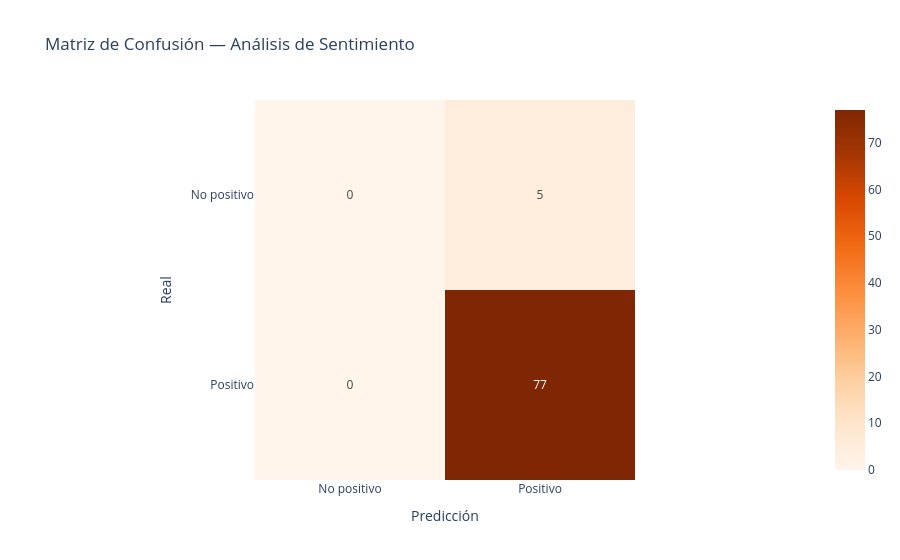

Notebook cell for this chart:
### Markdown cell above
### 9.3 Evaluación del Modelo

### Code cell
# === Métricas ===
print("Classification Report:")
print(classification_report(y_test, y_pred, target_names=['No positivo', 'Positivo']))

# Matriz de confusión
cm = confusion_matrix(y_test, y_pred)
fig = px.imshow(cm, text_auto=True, 
                x=['No positivo', 'Positivo'], y=['No positivo', 'Positivo'],
                color_continuous_scale='Oranges',
                title='Matriz de Confusión — Análisis de Sentimiento')
fig.update_layout(xaxis_title='Predicción', yaxis_title='Real')
fig.show()

### Figure 1 — Plotly figure (JSON) as saved in the notebook; plotly's stock layout.template omitted (floating-point values rounded to 4 significant figures)
{"data": [{"coloraxis": "coloraxis", "hovertemplate": "x: %{x}<br>y: %{y}<br>color: %{z}<extra></extra>", "name": "0", "texttemplate": "%{z}", "type": "heatmap", "x": ["No positivo", "Positivo"], "xaxis": "x", "y": ["No positivo", "Positivo"], "yaxis": "y", "z": [[0, 5], [0, 77]]}], "layout": {"coloraxis": {"colorscale": [[0, "rgb(255,245,235)"], [0.125, "rgb(254,230,206)"], [0.25, "rgb(253,208,162)"], [0.375, "rgb(253,174,107)"], [0.5, "rgb(253,141,60)"], [0.625, "rgb(241,105,19)"], [0.75, "rgb(217,72,1)"], [0.875, "rgb(166,54,3)"], [1, "rgb(127,39,4)"]]}, "title": {"text": "Matriz de Confusión — Análisis de Sentimiento"}, "xaxis": {"anchor": "y", "constrain": "domain", "domain": [0, 1], "scaleanchor": "y", "title": {"text": "Predicción"}}, "yaxis": {"anchor": "x", "autorange": "reversed", "constrain": "domain", "domain": [0, 1], "title": {"text": "Real"}}}}
